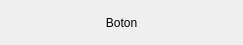
<?xml version="1.0" encoding="UTF-8"?>
<ui version="4.0">
 <class>Boton</class>
 <widget class="QWidget" name="Boton">
  <property name="geometry">
   <rect>
    <x>0</x>
    <y>0</y>
    <width>243</width>
    <height>45</height>
   </rect>
  </property>
  <property name="focusPolicy">
   <enum>Qt::StrongFocus</enum>
  </property>
  <property name="windowTitle">
   <string>Boton</string>
  </property>
  <layout class="QGridLayout" name="gridLayout">
   <item row="0" column="0">
    <widget class="QLabel" name="lTexto">
     <property name="text">
      <string>Boton</string>
     </property>
     <property name="alignment">
      <set>Qt::AlignCenter</set>
     </property>
    </widget>
   </item>
  </layout>
 </widget>
 <resources/>
 <connections/>
</ui>
